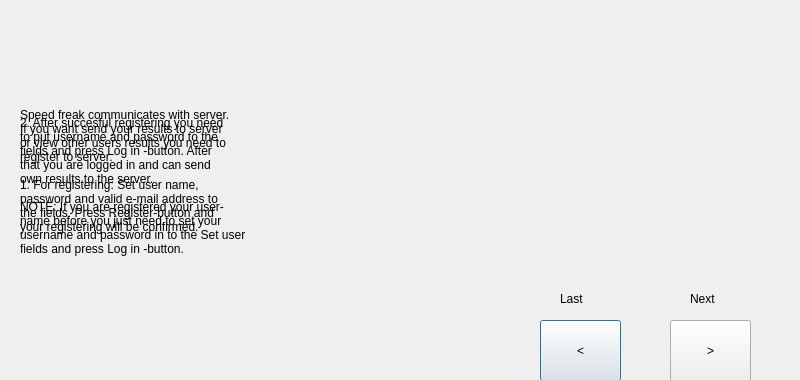
<?xml version="1.0" encoding="UTF-8"?>
<ui version="4.0">
 <class>HelpSettingsDialog</class>
 <widget class="QDialog" name="HelpSettingsDialog">
  <property name="geometry">
   <rect>
    <x>0</x>
    <y>0</y>
    <width>800</width>
    <height>380</height>
   </rect>
  </property>
  <property name="windowTitle">
   <string>Help for settings</string>
  </property>
  <widget class="QPushButton" name="pushButtonLast">
   <property name="geometry">
    <rect>
     <x>540</x>
     <y>320</y>
     <width>81</width>
     <height>61</height>
    </rect>
   </property>
   <property name="text">
    <string>&lt;</string>
   </property>
  </widget>
  <widget class="QPushButton" name="pushButtonNext">
   <property name="geometry">
    <rect>
     <x>670</x>
     <y>320</y>
     <width>81</width>
     <height>61</height>
    </rect>
   </property>
   <property name="text">
    <string>&gt;</string>
   </property>
  </widget>
  <widget class="QLabel" name="labelNext">
   <property name="geometry">
    <rect>
     <x>690</x>
     <y>290</y>
     <width>62</width>
     <height>17</height>
    </rect>
   </property>
   <property name="text">
    <string>Next</string>
   </property>
  </widget>
  <widget class="QLabel" name="labelLast">
   <property name="geometry">
    <rect>
     <x>560</x>
     <y>290</y>
     <width>62</width>
     <height>17</height>
    </rect>
   </property>
   <property name="text">
    <string>Last</string>
   </property>
  </widget>
  <widget class="QLabel" name="labelInfo1">
   <property name="geometry">
    <rect>
     <x>20</x>
     <y>10</y>
     <width>431</width>
     <height>321</height>
    </rect>
   </property>
   <property name="text">
    <string>Speed freak communicates with server.
If you want send your results to server
or view other users results you need to
register to server.

1. For registering: Set user name,
password and valid e-mail address to
the fields. Press Register-button and
your registering will be confirmed.   </string>
   </property>
  </widget>
  <widget class="QLabel" name="labelSettingsPic">
   <property name="geometry">
    <rect>
     <x>500</x>
     <y>50</y>
     <width>291</width>
     <height>211</height>
    </rect>
   </property>
   <property name="text">
    <string/>
   </property>
   <property name="pixmap">
    <pixmap resource="graphics.qrc">:/new/prefix1/Graphics/settingsDialog.png</pixmap>
   </property>
   <property name="scaledContents">
    <bool>true</bool>
   </property>
   <property name="textInteractionFlags">
    <set>Qt::LinksAccessibleByMouse</set>
   </property>
  </widget>
  <widget class="QLabel" name="labelInfo2">
   <property name="geometry">
    <rect>
     <x>20</x>
     <y>10</y>
     <width>421</width>
     <height>351</height>
    </rect>
   </property>
   <property name="text">
    <string>2. After succesful registering you need
to put username and password to the
fields and press Log in -button. After
that you are logged in and can send
own results to the server.

NOTE: If you are registered your user-
name before you just need to set your
username and password in to the Set user
fields and press Log in -button.</string>
   </property>
  </widget>
 </widget>
 <resources>
  <include location="graphics.qrc"/>
 </resources>
 <connections/>
</ui>
